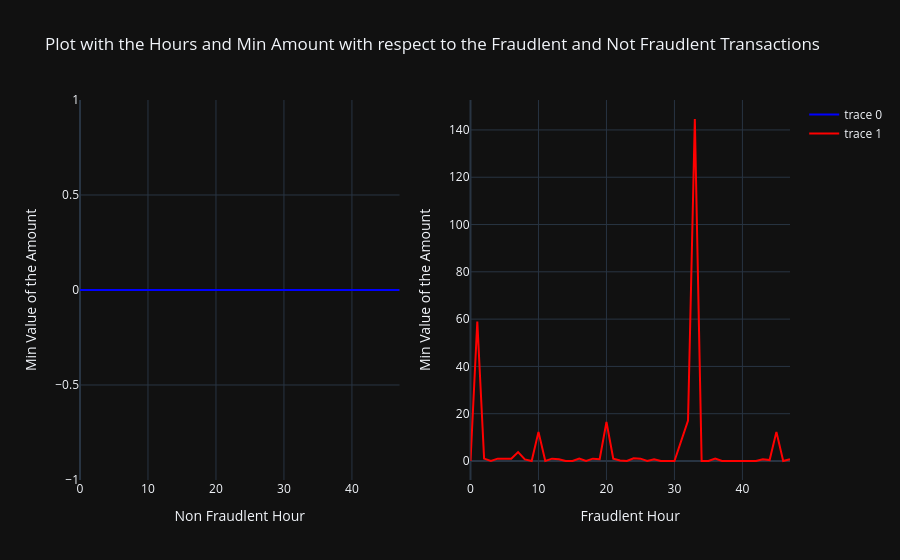

This figure's notebook cell:
### Code cell
from plotly.subplots import make_subplots
fig = make_subplots(rows = 1,cols = 2)
fig.add_trace(
    go.Scatter(x = temp[temp["Class"] == 0]["Hours"],
               y = temp[temp["Class"]==0]["min"], 
               mode = 'lines',line = dict(color = "blue")),
               row = 1,
               col = 1
)
fig.add_trace(
    go.Scatter(x=temp[temp["Class"]==1]["Hours"],
    y = temp[temp["Class"] == 1]["min"],
    mode = 'lines',
    line = dict(color = "red")),
    row = 1,
    col = 2
)
fig.update_layout(
    template="plotly_dark",
    title_text = "Plot with the Hours and Min Amount with respect to the Fraudlent and Not Fraudlent Transactions",
    xaxis1_title = "Non Fraudlent Hour",
    yaxis1_title= "Min Value of the Amount ",
    xaxis2_title="Fraudlent Hour",
    yaxis2_title = "Min Value of the Amount"
)
fig.show()

### Figure 1 — Plotly figure (JSON) as saved in the notebook; plotly's stock layout.template omitted (floating-point values rounded to 4 significant figures)
{"data": [{"line": {"color": "blue"}, "mode": "lines", "type": "scatter", "x": [0, 1, 2, 3, 4, 5, 6, 7, 8, 9, 10, 11, 12, 13, 14, 15, 16, 17, 18, 19, 20, 21, 22, 23, 24, 25, 26, 27, 28, 29, 30, 31, 32, 33, 34, 35, 36, 37, 38, 39, 40, 41, 42, 43, 44, 45, 46, 47], "xaxis": "x", "y": [0, 0, 0, 0, 0, 0, 0, 0, 0, 0, 0, 0, 0, 0, 0, 0, 0, 0, 0, 0, 0, 0, 0, 0, 0, 0, 0, 0, 0, 0, 0, 0, 0, 0, 0, 0, 0, 0, 0, 0, 0, 0, 0, 0, 0, 0, 0, 0], "yaxis": "y"}, {"line": {"color": "red"}, "mode": "lines", "type": "scatter", "x": [0, 1, 2, 3, 4, 5, 6, 7, 8, 9, 10, 11, 12, 13, 14, 15, 16, 17, 18, 19, 20, 21, 22, 23, 24, 25, 26, 27, 28, 30, 32, 33, 34, 35, 36, 37, 38, 39, 40, 41, 42, 43, 44, 45, 46, 47], "xaxis": "x2", "y": [0, 59, 1, 0, 1, 1, 1, 3.76, 0.68, 0, 12.31, 0, 1, 0.76, 0, 0.01, 1, 0, 1, 0.76, 16.48, 1, 0.2, 0, 1.18, 1, 0.01, 0.76, 0, 0, 17.06, 144.6, 0, 0, 1, 0, 0.01, 0, 0, 0, 0, 0.77, 0.38, 12.31, 0, 0.76], "yaxis": "y2"}], "layout": {"autosize": true, "title": {"text": "Plot with the Hours and Min Amount with respect to the Fraudlent and Not Fraudlent Transactions"}, "xaxis": {"anchor": "y", "autorange": true, "domain": [0, 0.45], "range": [0, 47], "title": {"text": "Non Fraudlent Hour"}, "type": "linear"}, "xaxis2": {"anchor": "y2", "autorange": true, "domain": [0.55, 1], "range": [0, 47], "title": {"text": "Fraudlent Hour"}, "type": "linear"}, "yaxis": {"anchor": "x", "autorange": true, "domain": [0, 1], "range": [-1, 1], "title": {"text": "Min Value of the Amount "}, "type": "linear"}, "yaxis2": {"anchor": "x2", "autorange": true, "domain": [0, 1], "range": [-8.034, 152.7], "title": {"text": "Min Value of the Amount"}, "type": "linear"}}}
